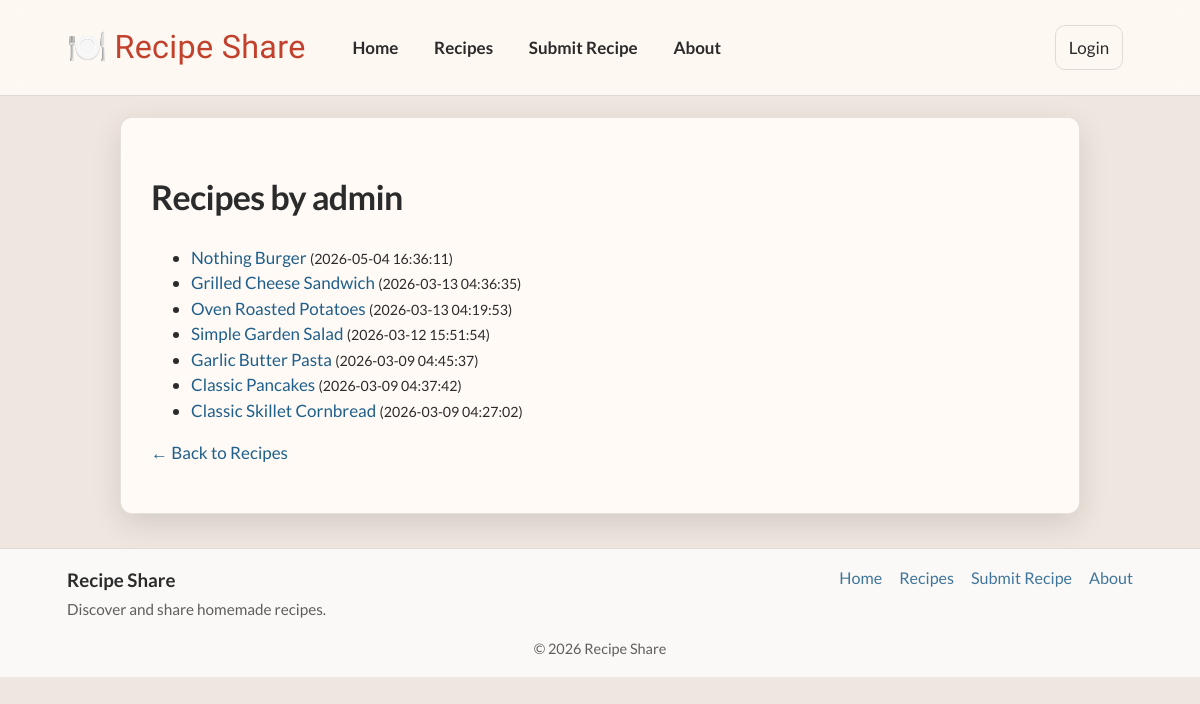
/user.php?id=2, run on the app's committed database.
### tables this page shows
CREATE TABLE `user_usr` (
  `id_usr` int(10) UNSIGNED NOT NULL,
  `username_usr` varchar(50) NOT NULL,
  `email_usr` varchar(255) NOT NULL,
  `password_hash_usr` varchar(255) NOT NULL,
  `id_rol_usr` int(10) UNSIGNED NOT NULL,
  `admin_active_usr` tinyint(1) NOT NULL DEFAULT 1,
  `id_lev_usr` int(10) UNSIGNED NOT NULL,
  `created_at_usr` datetime NOT NULL DEFAULT current_timestamp(),
  `status_usr` enum('active','disabled') NOT NULL DEFAULT 'active'
);

CREATE TABLE `recipe_rec` (
  `id_rec` int(10) UNSIGNED NOT NULL,
  `id_usr_rec` int(10) UNSIGNED NOT NULL,
  `title_rec` varchar(120) NOT NULL,
  `description_rec` varchar(255) NOT NULL DEFAULT '',
  `prep_minutes_rec` int(10) UNSIGNED DEFAULT NULL,
  `cook_minutes_rec` int(10) UNSIGNED DEFAULT NULL,
  `youtube_url_rec` varchar(255) DEFAULT NULL,
  `created_at_rec` datetime NOT NULL DEFAULT current_timestamp(),
  `status_rec` enum('pending','approved','rejected') NOT NULL DEFAULT 'pending',
  `reviewed_by_usr` int(11) DEFAULT NULL,
  `reviewed_at_rec` datetime DEFAULT NULL
);

### includes/helpers.php (called while the page is built, shortened)
<?php
function h($value): string
{
  return htmlspecialchars(
    (string) ($value ?? ''),
    ENT_QUOTES,
    'UTF-8'
  );
}

### user.php (the view, shortened to what this page needs)
<?php
require_once 'includes/initialize.php';
include 'includes/header.php';
$user_id = (int) ($_GET['id'] ?? 0);
$stmt = $db->prepare(
  "SELECT id_usr, username_usr
   FROM user_usr
   WHERE id_usr = ?
   LIMIT 1"
);
$stmt->bind_param('i', $user_id);
$stmt->execute();
$user = $stmt->get_result()->fetch_assoc();
$stmt = $db->prepare(
  "SELECT id_rec, title_rec, created_at_rec
   FROM recipe_rec
   WHERE id_usr_rec = ?
     AND status_rec = 'approved'
   ORDER BY created_at_rec DESC
   LIMIT 100"
);
$stmt->bind_param('i', $user_id);
$stmt->execute();
$result = $stmt->get_result();
$recipes = [];
while ($row = $result->fetch_assoc()) {
  $recipes[] = $row;
}
?>
<div id="container">
  <main>
    <h1>Recipes by <?= h($user['username_usr']) ?></h1>
    <?php if (empty($recipes)): ?>
      <p>No approved recipes yet.</p>
    <?php else: ?>
      <ul>
        <?php foreach ($recipes as $r): ?>
          <li>
            <a href="recipe.php?id=<?= (int) $r['id_rec'] ?>">
              <?= h($r['title_rec']) ?>
            </a>
            <?php if (!empty($r['created_at_rec'])): ?>
              <small> (<?= h($r['created_at_rec']) ?>)</small>
            <?php endif; ?>
          </li>
        <?php endforeach; ?>
      </ul>
    <?php endif; ?>
    <p><a href="recipes.php">← Back to Recipes</a></p>
  </main>
</div>
<?php include 'includes/footer.php'; ?>

### css/base.css (style rules this page uses)
*, *::before, *::after { box-sizing: border-box; }
:root { --font-body: "Lato", sans-serif; --font-accent: "Courgette", serif; --page-bg: #efe7df; --surface: #fffaf5; --text: #2b2b2b; --accent: #c2412d; --accent-2: #2f6b4f; --link: #1f5f8b; --border: rgba(0, 0, 0, 0.12); --muted: rgba(0, 0, 0, 0.7); --hover: rgba(0, 0, 0, 0.06); --radius: 12px; --radius-sm: 10px; --container-shadow: 0 10px 30px rgba(0, 0, 0, 0.12); --main-shadow: 0 14px 28px rgba(0, 0, 0, 0.10); }
html { font: 17px/1.5 var(--font-body); scroll-behavior: smooth; }
body { background-color: var(--page-bg); color: var(--text); margin: 0; }
a { color: var(--link); text-decoration: none; }
h1 { letter-spacing: -0.02em; }

### css/layout.css (style rules this page uses)
#container { background-color: var(--surface); border: 1px solid rgba(0, 0, 0, 0.10); border-radius: var(--radius); box-shadow: var(--container-shadow); margin: 1.25rem auto 0; max-width: 960px; padding: 15px; }
main { padding: 15px; }

### data on the page
user_usr: username_usr "admin"
recipe_rec: title_rec "Nothing Burger", created_at_rec "2026-05-04 16:36:11"
recipe_rec: title_rec "Grilled Cheese Sandwich", created_at_rec "2026-03-13 04:36:35"
recipe_rec: title_rec "Oven Roasted Potatoes", created_at_rec "2026-03-13 04:19:53"
recipe_rec: title_rec "Simple Garden Salad", created_at_rec "2026-03-12 15:51:54"
recipe_rec: title_rec "Garlic Butter Pasta", created_at_rec "2026-03-09 04:45:37"
recipe_rec: title_rec "Classic Pancakes", created_at_rec "2026-03-09 04:37:42"
recipe_rec: title_rec "Classic Skillet Cornbread", created_at_rec "2026-03-09 04:27:02"
